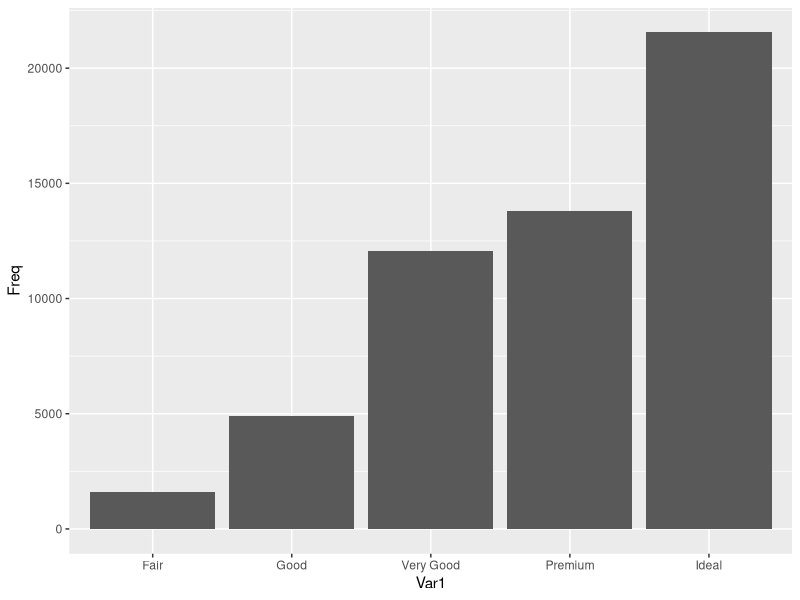
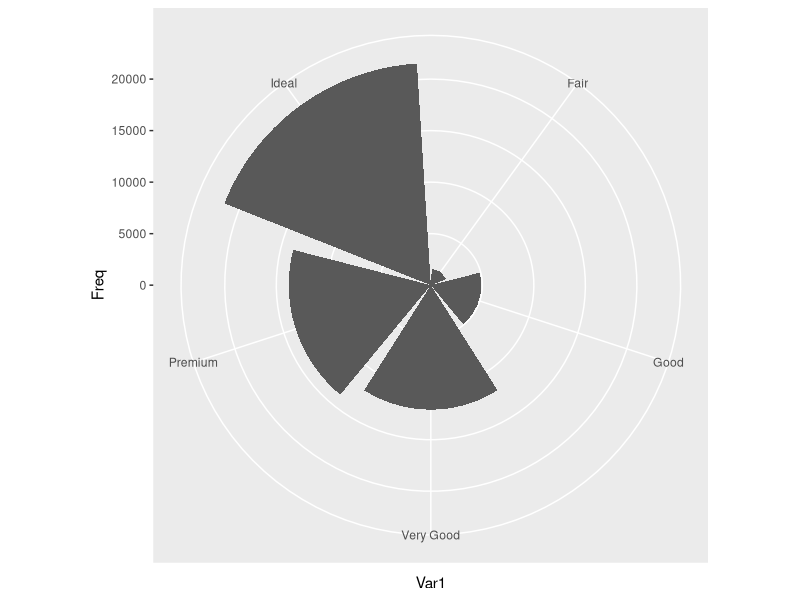
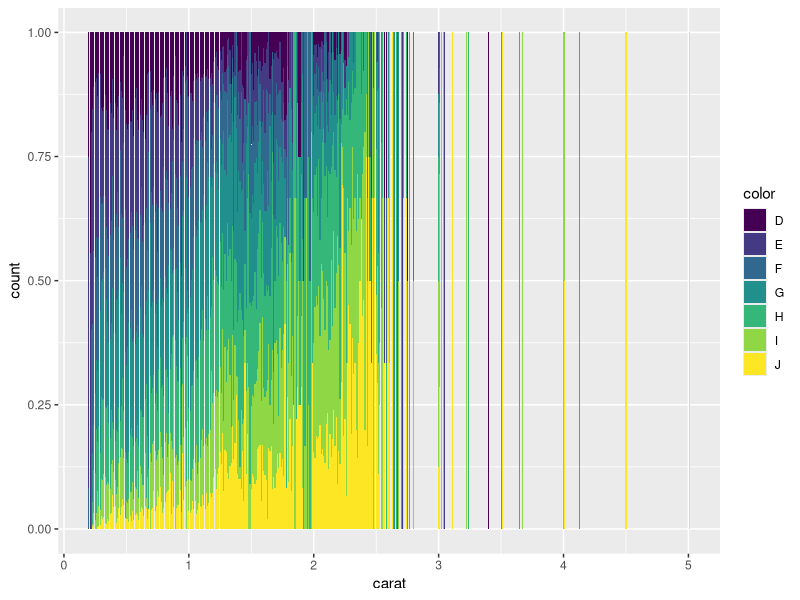
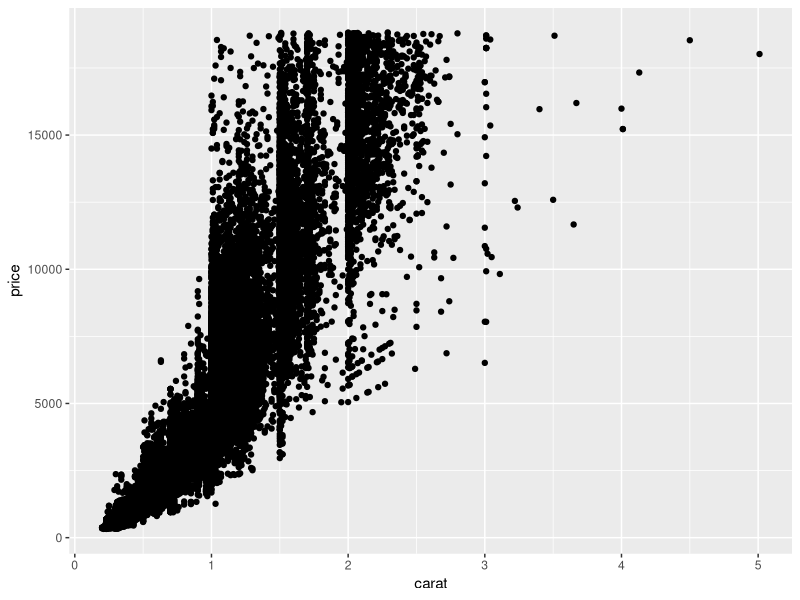
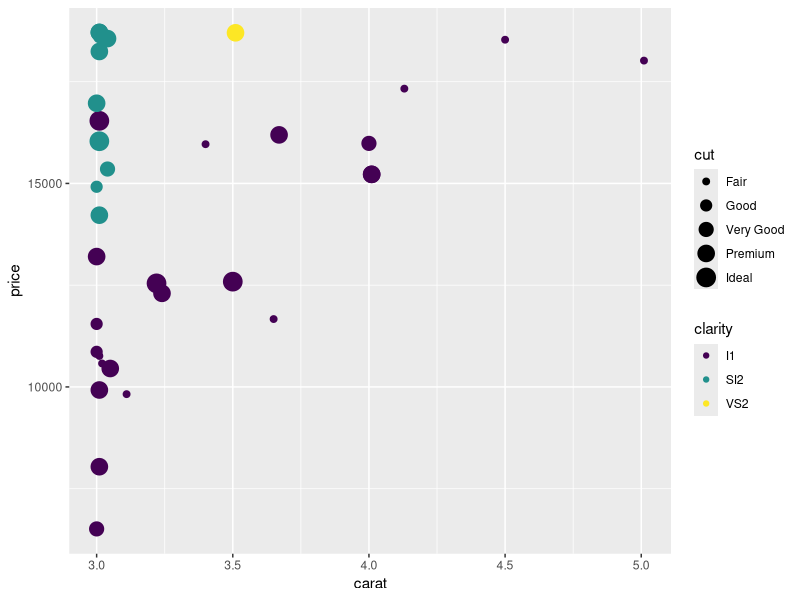

The R source for these figures, in order:
# Exercises 
# ggplot2 패키지에 내장되어있는 diamond 데이터를 활용하여 다음의 문제들을 해결하시오

library(ggplot2)
library(dplyr)

# 1. cut 데이터의 빈도를 나타내는 histogram을 그리시오
cut_freq <- data.frame(table(diamonds$cut))
cut_freq %>% ggplot(aes(Var1, Freq)) + geom_histogram(stat = "identity")

# 2. cut 데이터의 빈도를 나타내는 Pie Chart를 그리시오
cut_freq %>% ggplot(aes(Var1, Freq)) + geom_histogram(stat = "identity") + coord_polar("x")

# 3. carat별로 diamond의 색 분포를 나타내는 histogram을 그리시오
diamonds %>% ggplot(aes(carat, fill=color)) + geom_bar(position = "fill")

# 4. carat과 price에 대한 scatterplot을 그리시오.
diamonds %>% ggplot(aes(carat, price)) + geom_point()

# 5. 3캐럿 이상인 다이아몬드들의 carat과 price에 대한 scatterplot을 그리시오. 
# color는 clarity로 하고, point의 size는 cut으로하시오
diamonds %>% filter(carat>=3) %>% ggplot(aes(carat, price)) + geom_point(aes(color=clarity, size=cut))


